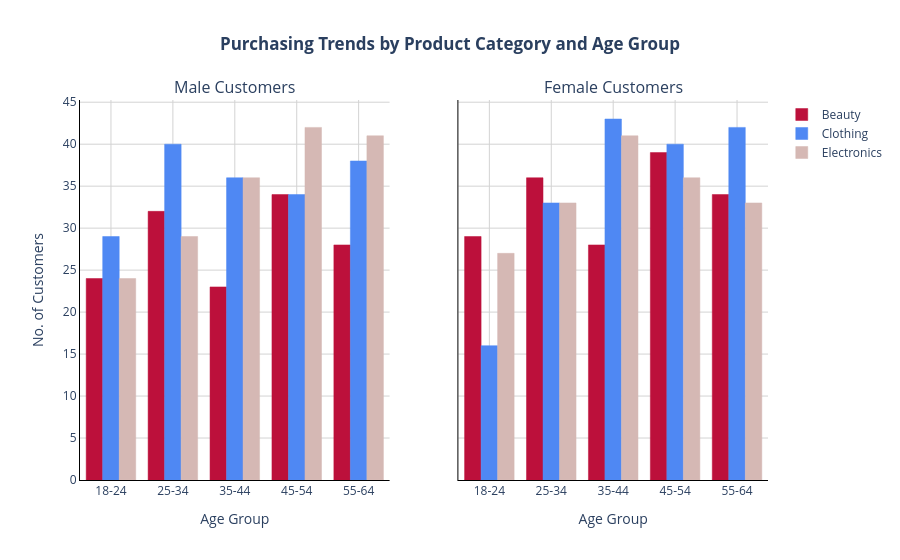

The notebook cell this image was saved under:
### Code cell
# Create a bar graph to visualize the number of customers in each age-group purchaing in each product category 

#create subplots to show Male and Female customer trends in separate graphs 
graph = make_subplots(
    rows=1, cols=2, 
    subplot_titles=('Male Customers', 'Female Customers'),
    shared_yaxes=True) #does add separte axis for second graph

#create color dictionary 
color = {'Beauty': {'line': '#bc103b', 'marker': '#bc103b'},
         'Clothing': {'line': '#4f88f3', 'marker': '#4f88f3'},
         'Electronics': {'line': '#d5b8b4', 'marker': '#d5b8b4'}
         }

#bar graph for male customers purchasing beauty products
graph.add_trace(
    go.Bar(
        name= 'Beauty',
        x= male_agegrp_pivot['age_group'], 
        y= male_agegrp_pivot['Beauty'],
        marker_color= color['Beauty']['marker'],
        marker_line_color=color['Beauty']['line'], 
    ),
    row=1, col=1
)

#bar graph for male customers purchasing clothing
graph.add_trace(
    go.Bar(
        name= 'Clothing',
        x= male_agegrp_pivot['age_group'], 
        y= male_agegrp_pivot['Clothing'],
        marker_color= color['Clothing']['marker'],
        marker_line_color=color['Clothing']['line'], 
    ),
    row=1, col=1
)

#bar graph for male customers purchasing electronics 
graph.add_trace(
    go.Bar(
        name= 'Electronics',
        x= male_agegrp_pivot['age_group'],
        y= male_agegrp_pivot['Electronics'],
        marker_color= color['Electronics']['marker'],
        marker_line_color=color['Electronics']['line'], 
    ),
    row=1, col=1
)

#bar graph for female customers purchasing beauty products
graph.add_trace(
    go.Bar(
        name= 'Beauty',
        x= female_agegrp_pivot['age_group'], 
        y= female_agegrp_pivot['Beauty'],
        marker_color= color['Beauty']['marker'],
        marker_line_color=color['Beauty']['line'], 
        showlegend=False
    ), 
    row=1, col=2
)

#bar graph for female customers purchasing clothing
graph.add_trace(
    go.Bar(
        name= 'Clothing',
        x= female_agegrp_pivot['age_group'], 
        y= female_agegrp_pivot['Clothing'],
        marker_color= color['Clothing']['marker'],
        marker_line_color=color['Clothing']['line'], 
        showlegend=False,
    ),
    row=1, col=2
)

#bar graph for male customers purchasing electronics 
graph.add_trace(
    go.Bar(
        name= 'Electronics',
        x= female_agegrp_pivot['age_group'],
        y= female_agegrp_pivot['Electronics'],
        marker_color= color['Electronics']['marker'],
        marker_line_color=color['Electronics']['line'], 
        showlegend=False,
    ),
    row=1, col=2
)

#update graph layout
graph.update_layout(
    title= '<b>Purchasing Trends by Product Category and Age Group</b>',
    title_x=0.5,
    title_xanchor= 'center',
    xaxis_title= 'Age Group',
    xaxis2_title= 'Age Group',
    yaxis_title= 'No. of Customers',
    barmode= 'group',   #group the bar chart
    plot_bgcolor= 'white',
    
)

#update gird lines for x-axis
graph.update_xaxes(showgrid=True, gridcolor='lightgrey',
                   showline=True, linecolor='black',
                   )

#update gird lines for x-axis
graph.update_yaxes(showgrid=True, gridcolor='lightgrey',
                   showline=True, linecolor='black')

graph.show()

### Figure 1 — Plotly figure (JSON) as saved in the notebook; plotly's stock layout.template omitted (floating-point values rounded to 4 significant figures)
{"data": [{"marker": {"color": "#bc103b", "line": {"color": "#bc103b"}}, "name": "Beauty", "type": "bar", "x": ["18-24", "25-34", "35-44", "45-54", "55-64"], "xaxis": "x", "y": [24, 32, 23, 34, 28], "yaxis": "y"}, {"marker": {"color": "#4f88f3", "line": {"color": "#4f88f3"}}, "name": "Clothing", "type": "bar", "x": ["18-24", "25-34", "35-44", "45-54", "55-64"], "xaxis": "x", "y": [29, 40, 36, 34, 38], "yaxis": "y"}, {"marker": {"color": "#d5b8b4", "line": {"color": "#d5b8b4"}}, "name": "Electronics", "type": "bar", "x": ["18-24", "25-34", "35-44", "45-54", "55-64"], "xaxis": "x", "y": [24, 29, 36, 42, 41], "yaxis": "y"}, {"marker": {"color": "#bc103b", "line": {"color": "#bc103b"}}, "name": "Beauty", "showlegend": false, "type": "bar", "x": ["18-24", "25-34", "35-44", "45-54", "55-64"], "xaxis": "x2", "y": [29, 36, 28, 39, 34], "yaxis": "y2"}, {"marker": {"color": "#4f88f3", "line": {"color": "#4f88f3"}}, "name": "Clothing", "showlegend": false, "type": "bar", "x": ["18-24", "25-34", "35-44", "45-54", "55-64"], "xaxis": "x2", "y": [16, 33, 43, 40, 42], "yaxis": "y2"}, {"marker": {"color": "#d5b8b4", "line": {"color": "#d5b8b4"}}, "name": "Electronics", "showlegend": false, "type": "bar", "x": ["18-24", "25-34", "35-44", "45-54", "55-64"], "xaxis": "x2", "y": [27, 33, 41, 36, 33], "yaxis": "y2"}], "layout": {"annotations": [{"font": {"size": 16}, "showarrow": false, "text": "Male Customers", "x": 0.225, "xanchor": "center", "xref": "paper", "y": 1, "yanchor": "bottom", "yref": "paper"}, {"font": {"size": 16}, "showarrow": false, "text": "Female Customers", "x": 0.775, "xanchor": "center", "xref": "paper", "y": 1, "yanchor": "bottom", "yref": "paper"}], "barmode": "group", "plot_bgcolor": "white", "title": {"text": "<b>Purchasing Trends by Product Category and Age Group</b>", "x": 0.5, "xanchor": "center"}, "xaxis": {"anchor": "y", "domain": [0, 0.45], "gridcolor": "lightgrey", "linecolor": "black", "showgrid": true, "showline": true, "title": {"text": "Age Group"}}, "xaxis2": {"anchor": "y2", "domain": [0.55, 1], "gridcolor": "lightgrey", "linecolor": "black", "showgrid": true, "showline": true, "title": {"text": "Age Group"}}, "yaxis": {"anchor": "x", "domain": [0, 1], "gridcolor": "lightgrey", "linecolor": "black", "showgrid": true, "showline": true, "title": {"text": "No. of Customers"}}, "yaxis2": {"anchor": "x2", "domain": [0, 1], "gridcolor": "lightgrey", "linecolor": "black", "matches": "y", "showgrid": true, "showline": true, "showticklabels": false}}}
